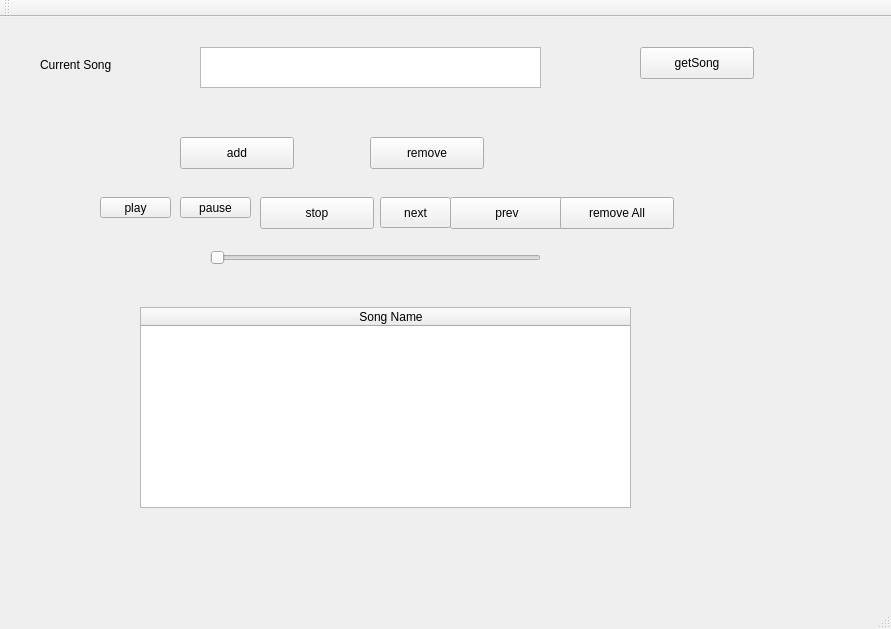
<?xml version="1.0" encoding="UTF-8"?>
<ui version="4.0">
 <class>MainWindow</class>
 <widget class="QMainWindow" name="MainWindow">
  <property name="geometry">
   <rect>
    <x>0</x>
    <y>0</y>
    <width>891</width>
    <height>629</height>
   </rect>
  </property>
  <property name="windowTitle">
   <string>MainWindow</string>
  </property>
  <widget class="QWidget" name="centralWidget">
   <widget class="QPushButton" name="play">
    <property name="geometry">
     <rect>
      <x>100</x>
      <y>180</y>
      <width>71</width>
      <height>21</height>
     </rect>
    </property>
    <property name="text">
     <string>play</string>
    </property>
   </widget>
   <widget class="QPushButton" name="pause">
    <property name="geometry">
     <rect>
      <x>180</x>
      <y>180</y>
      <width>71</width>
      <height>21</height>
     </rect>
    </property>
    <property name="text">
     <string>pause</string>
    </property>
   </widget>
   <widget class="QPushButton" name="next">
    <property name="geometry">
     <rect>
      <x>380</x>
      <y>180</y>
      <width>71</width>
      <height>31</height>
     </rect>
    </property>
    <property name="text">
     <string>next</string>
    </property>
   </widget>
   <widget class="QPushButton" name="prev">
    <property name="geometry">
     <rect>
      <x>450</x>
      <y>180</y>
      <width>114</width>
      <height>32</height>
     </rect>
    </property>
    <property name="text">
     <string>prev</string>
    </property>
   </widget>
   <widget class="QPushButton" name="stop">
    <property name="geometry">
     <rect>
      <x>260</x>
      <y>180</y>
      <width>114</width>
      <height>32</height>
     </rect>
    </property>
    <property name="text">
     <string>stop</string>
    </property>
   </widget>
   <widget class="QPushButton" name="add">
    <property name="geometry">
     <rect>
      <x>180</x>
      <y>120</y>
      <width>114</width>
      <height>32</height>
     </rect>
    </property>
    <property name="text">
     <string>add</string>
    </property>
   </widget>
   <widget class="QPushButton" name="remove">
    <property name="geometry">
     <rect>
      <x>370</x>
      <y>120</y>
      <width>114</width>
      <height>32</height>
     </rect>
    </property>
    <property name="text">
     <string>remove</string>
    </property>
   </widget>
   <widget class="QSlider" name="trackLength">
    <property name="geometry">
     <rect>
      <x>210</x>
      <y>230</y>
      <width>331</width>
      <height>22</height>
     </rect>
    </property>
    <property name="orientation">
     <enum>Qt::Horizontal</enum>
    </property>
   </widget>
   <widget class="QPushButton" name="removeAll">
    <property name="geometry">
     <rect>
      <x>560</x>
      <y>180</y>
      <width>114</width>
      <height>32</height>
     </rect>
    </property>
    <property name="text">
     <string>remove All</string>
    </property>
   </widget>
   <widget class="QTableWidget" name="tableWidget">
    <property name="geometry">
     <rect>
      <x>140</x>
      <y>290</y>
      <width>491</width>
      <height>201</height>
     </rect>
    </property>
    <property name="contextMenuPolicy">
     <enum>Qt::DefaultContextMenu</enum>
    </property>
    <attribute name="horizontalHeaderDefaultSectionSize">
     <number>500</number>
    </attribute>
    <column>
     <property name="text">
      <string>Song Name</string>
     </property>
    </column>
   </widget>
   <widget class="QLabel" name="label">
    <property name="geometry">
     <rect>
      <x>40</x>
      <y>40</y>
      <width>101</width>
      <height>16</height>
     </rect>
    </property>
    <property name="text">
     <string>Current Song</string>
    </property>
   </widget>
   <widget class="QTextBrowser" name="textBrowser">
    <property name="geometry">
     <rect>
      <x>200</x>
      <y>30</y>
      <width>341</width>
      <height>41</height>
     </rect>
    </property>
   </widget>
   <widget class="QPushButton" name="getSong">
    <property name="geometry">
     <rect>
      <x>640</x>
      <y>30</y>
      <width>114</width>
      <height>32</height>
     </rect>
    </property>
    <property name="text">
     <string>getSong</string>
    </property>
   </widget>
  </widget>
  <widget class="QMenuBar" name="menuBar">
   <property name="geometry">
    <rect>
     <x>0</x>
     <y>0</y>
     <width>891</width>
     <height>22</height>
    </rect>
   </property>
  </widget>
  <widget class="QToolBar" name="mainToolBar">
   <attribute name="toolBarArea">
    <enum>TopToolBarArea</enum>
   </attribute>
   <attribute name="toolBarBreak">
    <bool>false</bool>
   </attribute>
  </widget>
  <widget class="QStatusBar" name="statusBar"/>
 </widget>
 <layoutdefault spacing="6" margin="11"/>
 <resources/>
 <connections/>
</ui>
